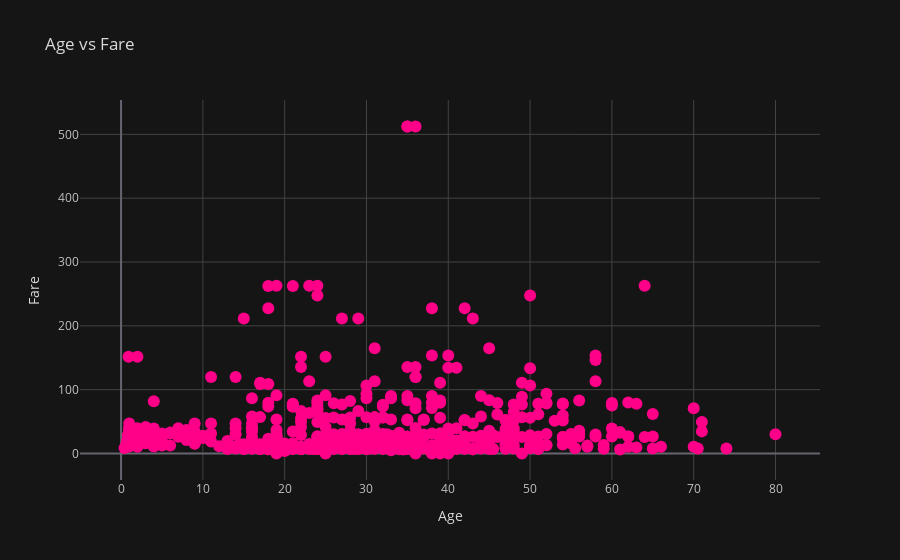

Notebook code cell kept with this figure:
### Code cell
cf.set_config_file(theme="solar")
df.iplot(kind="scatter",x="age",y="fare",mode="markers",colors= "pink", title='Age vs Fare',xTitle='Age',yTitle='Fare')

### Figure 1 — Plotly figure (JSON) as saved in the notebook; plotly's stock layout.template omitted (floating-point values rounded to 4 significant figures; data arrays with more than 128 entries replaced by an {"elided": "..."} marker saying what was removed)
{"data": [{"line": {"color": "rgba(255, 0, 136, 1.0)", "dash": "solid", "shape": "linear", "width": 1.3}, "marker": {"size": 12, "symbol": "circle"}, "mode": "markers", "name": "fare", "text": "", "type": "scatter", "x": {"elided": "891 float values"}, "y": {"elided": "891 float values"}}], "layout": {"legend": {"bgcolor": "#151516", "font": {"color": "#D9D9D9"}}, "paper_bgcolor": "#151516", "plot_bgcolor": "#151516", "title": {"font": {"color": "#D9D9D9"}, "text": "Age vs Fare"}, "xaxis": {"gridcolor": "#434343", "showgrid": true, "tickfont": {"color": "#C2C2C2"}, "title": {"font": {"color": "#D9D9D9"}, "text": "Age"}, "zerolinecolor": "#666570"}, "yaxis": {"gridcolor": "#434343", "showgrid": true, "tickfont": {"color": "#C2C2C2"}, "title": {"font": {"color": "#D9D9D9"}, "text": "Fare"}, "zerolinecolor": "#666570"}}}
